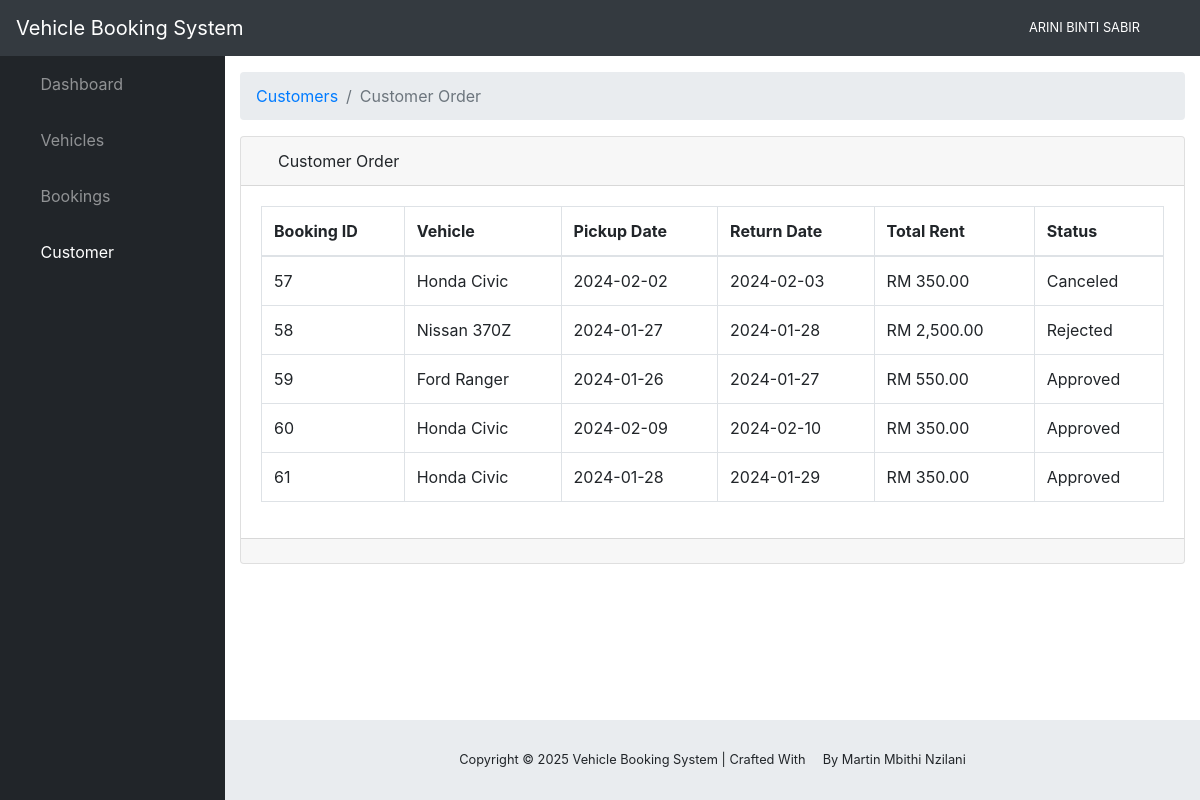
The page /cbs/admin/custorder.php?id=031002030560 (signed in) on the database its author committed.
### tables this page shows
CREATE TABLE `tb_user` (
  `u_ic` varchar(15) NOT NULL,
  `u_pwd` varchar(255) NOT NULL,
  `u_name` varchar(100) NOT NULL,
  `u_phone` varchar(20) NOT NULL,
  `u_email` varchar(50) DEFAULT NULL,
  `u_add` varchar(200) NOT NULL,
  `u_lic` varchar(20) NOT NULL,
  `u_type` int(2) NOT NULL
);

CREATE TABLE `tb_booking` (
  `b_id` int(10) NOT NULL,
  `b_ic` varchar(15) NOT NULL,
  `b_req` varchar(10) NOT NULL,
  `b_pdate` date NOT NULL,
  `b_rdate` date NOT NULL,
  `b_total` float NOT NULL,
  `b_status` int(2) NOT NULL
);

CREATE TABLE `tb_vehicle` (
  `v_reg` varchar(10) NOT NULL,
  `v_type` varchar(10) NOT NULL,
  `v_model` varchar(50) NOT NULL,
  `v_colour` varchar(20) DEFAULT NULL,
  `v_price` float NOT NULL,
  `v_pic` varchar(200) DEFAULT NULL,
  `v_status` int(1) NOT NULL DEFAULT 1 COMMENT '2;Booked 1;Available 0;Inactive'
);

CREATE TABLE `tb_status` (
  `s_id` int(2) NOT NULL,
  `s_desc` varchar(20) NOT NULL
);

### cbs/admin/custorder.php (the view, shortened to what this page needs)
<?php
include('../dbconnect.php');
if(isset($_GET['id']))
{
    $uid=$_GET['id'];
}
$sql=" SELECT * FROM tb_user LEFT JOIN tb_booking ON tb_booking.b_ic = tb_user.u_ic
LEFT JOIN tb_vehicle ON tb_vehicle.v_reg = tb_booking.b_req LEFT JOIN tb_status ON tb_status.s_id = tb_booking.b_status WHERE u_ic=$uid";
$result=mysqli_query($con,$sql);
?>
<!DOCTYPE html>
<html lang="en">
<?php include('head.php');?>
<body id="page-top">
 <?php include("nav.php");?>
 <div id="wrapper">
  <?php include('sidebar.php');?>
  <div id="content-wrapper">
    <div class="container-fluid">
      <ol class="breadcrumb">
        <li class="breadcrumb-item">
          <a href="customer.php">Customers</a>
        </li>
        <li class="breadcrumb-item active">Customer Order </li>
      </ol>
      <div class="card mb-3">
        <div class="card-header">
          <i class="fas fa-table"></i>
        Customer Order</div>
        <div class="card-body">
          <div class="table-responsive">
            <table class="table table-bordered" id="dataTable" width="100%" cellspacing="0">
              <thead>
                <tr>
                  <th scope="col">Booking ID</th>
                  <th scope="col">Vehicle</th>
                  <th scope="col">Pickup Date</th>
                  <th scope="col">Return Date</th>
                  <th scope="col">Total Rent</th>
                  <th scope="col">Status</th>
                </tr>
              </thead>
              <tbody>
                <?php
                while ($row = mysqli_fetch_array($result)) {
                  echo "<tr>";
                  echo "<td>" . $row['b_id'] . "</td>";
                   echo"<td>".$row['v_model']."</td>";
                  echo "<td>" . $row['b_pdate'] . "</td>";
                  echo "<td>" . $row['b_rdate'] . "</td>";
                  echo "<td>RM " . number_format((double)$row['b_total'], 2) . "</td>";
                  echo "<td>" . $row['s_desc'] . "</td>";
                  echo "</tr>";
                }
                ?>
              </tbody>
            </table>
          </div>
        </div>
        <div class="card-footer small text-muted">
        </div>
      </div>
      <?php include("footer.php");?>
    </div>
  </div>
</body>
</html>

### cbs/admin/nav.php (shortened to what this page needs)
<?php
include('../dbconnect.php');
$suic=$_SESSION['suic'];
$sql_user = "SELECT * FROM tb_user WHERE u_ic = ?";
$stmt = $con->prepare($sql_user);
$stmt->bind_param('s', $suic);
$stmt->execute();
$result_user = $stmt->get_result();
$row_user = $result_user->fetch_assoc();
$u_name = $row_user['u_name'];
?>
<nav class="navbar navbar-expand navbar-dark bg-dark static-top">
    <a class="navbar-brand mr-1" href="admin-dashboard.php">Vehicle Booking System</a>
    <button class="btn btn-link btn-sm text-white order-1 order-sm-0" id="sidebarToggle" href="#">
      <i class="fas fa-bars"></i>
    </button>
     <span class="mr-2 d-none d-lg-inline text-white small"><?php echo $u_name; ?></span>
    <ul class="navbar-nav ml-auto ml-md-0">
      <li class="nav-item dropdown no-arrow">
        <a class="nav-link dropdown-toggle" href="#" id="userDropdown" role="button" data-toggle="dropdown" aria-haspopup="true" aria-expanded="false">
          <i class="fas fa-user-circle fa-fw"></i>
        </a>
      </li>
    </ul>
  </nav>

### rows shown on the page
tb_user: u_name "ARINI BINTI SABIR"
tb_booking: b_id "57", b_req.v_model "Honda Civic", b_pdate "2024-02-02", b_rdate "2024-02-03", b_total "350.00", b_status.s_desc "Canceled"
tb_booking: b_id "58", b_req.v_model "Nissan 370Z", b_pdate "2024-01-27", b_rdate "2024-01-28", b_total "2,500.00", b_status.s_desc "Rejected"
tb_booking: b_id "59", b_req.v_model "Ford Ranger", b_pdate "2024-01-26", b_rdate "2024-01-27", b_total "550.00", b_status.s_desc "Approved"
tb_booking: b_id "60", b_req.v_model "Honda Civic", b_pdate "2024-02-09", b_rdate "2024-02-10", b_total "350.00", b_status.s_desc "Approved"
tb_booking: b_id "61", b_req.v_model "Honda Civic", b_pdate "2024-01-28", b_rdate "2024-01-29", b_total "350.00", b_status.s_desc "Approved"
